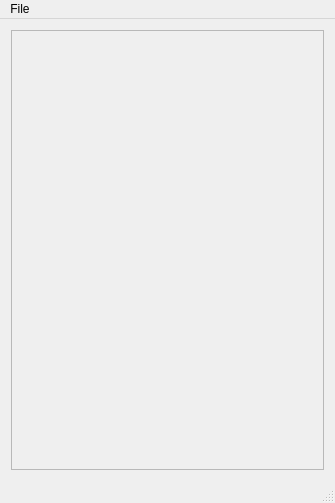
<?xml version="1.0" encoding="UTF-8"?>
<ui version="4.0">
 <class>MainWindow</class>
 <widget class="QMainWindow" name="MainWindow">
  <property name="geometry">
   <rect>
    <x>0</x>
    <y>0</y>
    <width>335</width>
    <height>503</height>
   </rect>
  </property>
  <property name="windowTitle">
   <string>Build Order Editor</string>
  </property>
  <widget class="QWidget" name="centralWidget">
   <layout class="QGridLayout" name="gridLayout">
    <item row="0" column="0">
     <widget class="QScrollArea" name="scrollArea">
      <property name="widgetResizable">
       <bool>true</bool>
      </property>
      <widget class="QWidget" name="scrollAreaWidgetContents">
       <property name="geometry">
        <rect>
         <x>0</x>
         <y>0</y>
         <width>315</width>
         <height>442</height>
        </rect>
       </property>
      </widget>
     </widget>
    </item>
   </layout>
  </widget>
  <widget class="QMenuBar" name="menuBar">
   <property name="geometry">
    <rect>
     <x>0</x>
     <y>0</y>
     <width>335</width>
     <height>21</height>
    </rect>
   </property>
   <widget class="QMenu" name="menuFile">
    <property name="title">
     <string>File</string>
    </property>
    <addaction name="actionNew"/>
    <addaction name="actionOpen"/>
    <addaction name="actionSave"/>
    <addaction name="actionSave_as"/>
    <addaction name="actionExit"/>
   </widget>
   <addaction name="menuFile"/>
  </widget>
  <widget class="QStatusBar" name="statusBar"/>
  <action name="actionOpen">
   <property name="text">
    <string>Open</string>
   </property>
  </action>
  <action name="actionSave">
   <property name="text">
    <string>Save</string>
   </property>
  </action>
  <action name="actionSave_as">
   <property name="text">
    <string>Save as</string>
   </property>
  </action>
  <action name="actionExit">
   <property name="text">
    <string>Exit</string>
   </property>
  </action>
  <action name="actionNew">
   <property name="text">
    <string>New</string>
   </property>
  </action>
 </widget>
 <layoutdefault spacing="6" margin="11"/>
 <resources/>
 <connections/>
</ui>
